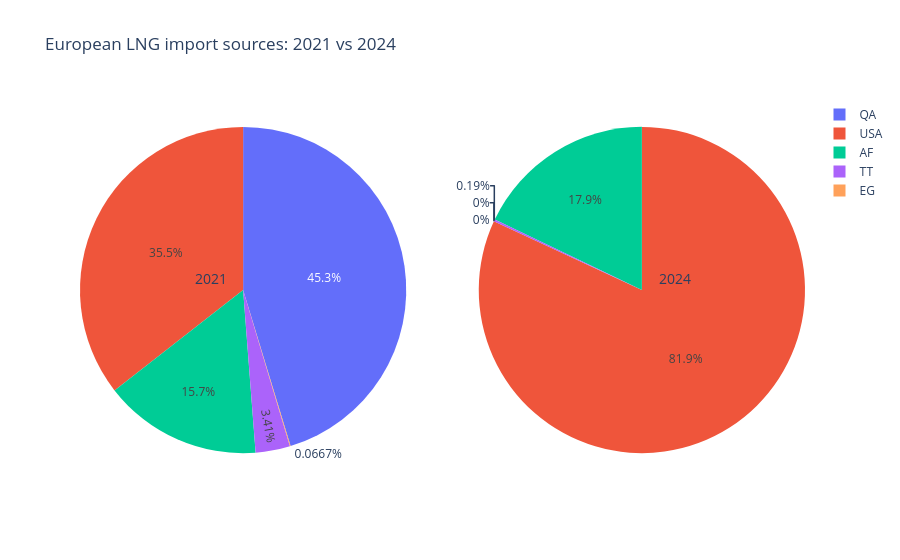

Notebook code for this chart:
### Markdown cell above
### Pie chart showing different importers per year

### Code cell
plotly_pie_charts(df_output_2021, df_output_2024, flow_column, 2021, 2024)

### Figure 1 — Plotly figure (JSON) as saved in the notebook; plotly's stock layout.template omitted (floating-point values rounded to 4 significant figures)
{"data": [{"domain": {"x": [0, 0.45], "y": [0, 1]}, "labels": ["AF", "EG", "QA", "TT", "USA", null, null, null, null, null, null, null, null, null, null, null], "name": "2021", "type": "pie", "values": [361200.0, 1536.0, 1044000.0, 78640.0, 819400.0, null, null, null, null, null, null, null, null, null, null, null]}, {"domain": {"x": [0.55, 1], "y": [0, 1]}, "labels": ["AF", "EG", "QA", "TT", "USA", null, null, null, null, null, null, null, null, null, null, null, null, null], "name": "2024", "type": "pie", "values": [292300.0, 0, 0, 3107.0, 1338000.0, null, null, null, null, null, null, null, null, null, null, null, null, null]}], "layout": {"annotations": [{"font": {"size": 14}, "showarrow": false, "text": "2021", "x": 0.18, "xanchor": "center", "xref": "paper", "y": 0.5, "yanchor": "bottom", "yref": "paper"}, {"font": {"size": 14}, "showarrow": false, "text": "2024", "x": 0.82, "xanchor": "center", "xref": "paper", "y": 0.5, "yanchor": "bottom", "yref": "paper"}], "title": {"text": "European LNG import sources: 2021 vs 2024"}}}
